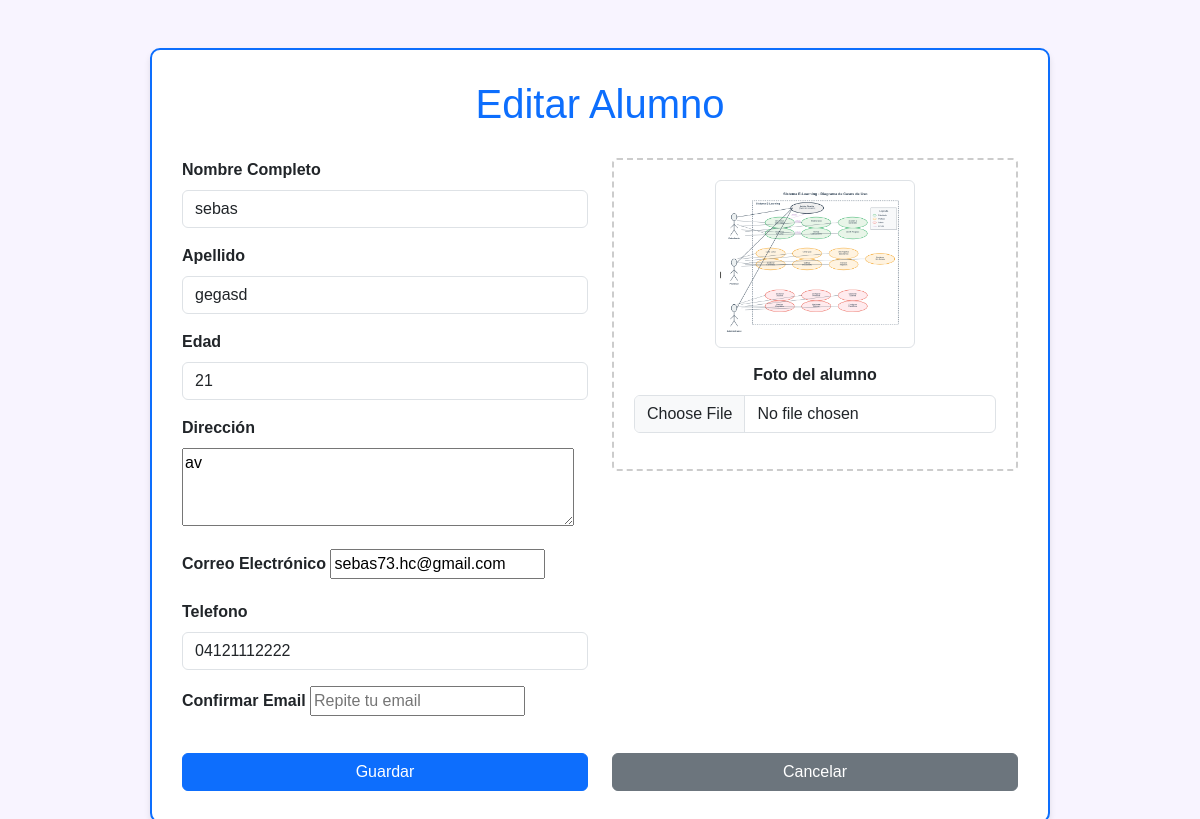
Screenshot of /editar/1/ (signed in) with the database file from the repository.
### formulario/models.py (models this page shows, shortened)
class Alumno(models.Model):
    nombre = models.CharField(max_length=100)
    apellido = models.CharField(max_length=100)
    edad = models.PositiveIntegerField()
    direccion = models.TextField()
    email = models.EmailField(unique=True)
    telefono = models.CharField(max_length=15)
    fecha_inscripcion = models.DateField(auto_now_add=True)
    foto = models.ImageField(upload_to='estudiantes/', blank=True, null=True, verbose_name="Foto del alumno")
    matricula = models.CharField(max_length=20, unique=True, blank=True, null=True)
    class Meta:
        ordering = ['apellido', 'nombre']

### formulario/views.py (the view)
# urls.py: path('editar/<int:id>/', views.editar_alumno, name='editar_alumno'),
@login_required
def editar_alumno(request, id):
    alumno = get_object_or_404(Alumno, id=id)
    if request.method == 'POST':
        form = AlumnoForm(request.POST, request.FILES, instance=alumno)
        if form.is_valid():
            form.save()
            messages.success(request, 'Alumno actualizado correctamente')
            return redirect('formulario:lista_alumnos')
    else:
        form = AlumnoForm(instance=alumno)
    return render(request, 'alumnos/editar.html', {'form': form})

### formulario/templates/alumnos/editar.html (shortened to what this page needs)
<!DOCTYPE html>
<html>
<head>
    <link href="https://cdn.jsdelivr.net/npm/bootstrap@5.3.0/dist/css/bootstrap.min.css" rel="stylesheet">
</head>
<body>
    <div class="container mt-5">
        <h1>Editar Alumno</h1>
        <form method="post" enctype="multipart/form-data">
            <div class="row">
                <div class="col-md-6">
                    {% for field in form %}
                        {% if field.name != 'foto' and field.name != 'matricula' %}
                            <div class="mb-3">
                                <label for="{{ field.id_for_label }}" class="form-label">{{ field.label }}</label>
                                {{ field }}
                            </div>
                        {% endif %}
                    {% endfor %}
                </div>
                <div class="col-md-6">
                    {% if form.foto %}
                    <div class="photo-upload">
                        {% if form.instance.foto %}
                            <img src="{{ form.instance.foto.url }}" class="photo-preview img-thumbnail" id="photoPreview">
                        {% else %}
                            <img src="" class="photo-preview img-thumbnail d-none" id="photoPreview">
                        {% endif %}
                        <div class="mb-3">
                            <label for="{{ form.foto.id_for_label }}" class="form-label">{{ form.foto.label }}</label>
                            <input type="file" class="form-control" name="{{ form.foto.name }}" id="{{ form.foto.id_for_label }}"
                                   accept="image/*" onchange="previewImage(this)">
                        </div>
                    </div>
                    {% endif %}
                </div>
            </div>
            <div class="row mt-3">
                <div class="col-md-6">
                    <button type="submit" class="btn btn-primary w-100">Guardar</button>
                </div>
                <div class="col-md-6">
                    <a href="{% url 'formulario:lista_alumnos' %}" class="btn btn-secondary w-100">Cancelar</a>
                </div>
            </div>
        </form>
    </div>
</body>
</html>

### formulario/templates/alumnos/editar.html (style rules this page uses)
body { background-color: #f8f4ff; font-family: 'Arial', sans-serif; }
.container { max-width: 900px; margin-top: 30px; background-color: #fff; padding: 30px; border-radius: 10px; border: 2px solid #0d6efd; box-shadow: 0px 4px 6px rgba(0, 0, 0, 0.1); }
h1 { color: #0d6efd; text-align: center; margin-bottom: 30px; }
label { font-weight: bold; }
.photo-upload { text-align: center; padding: 20px; border: 2px dashed #ccc; border-radius: 5px; margin-bottom: 20px; }
.photo-preview { max-width: 200px; max-height: 200px; margin-bottom: 15px; display: block; margin-left: auto; margin-right: auto; }
.btn-primary { background-color: #0d6efd; border-color: #0d6efd; }
.btn-secondary { background-color: #6c757d; border-color: #6c757d; }

### rows the page displays
Alumno: form "sebas" "gegasd" "21" "av" "sebas73.hc@gmail.com" "04121112222", instance.foto (picture)

### other values shown
{{ field.label }} "Nombre Completo" "Apellido" "Edad" "Dirección" "Correo Electrónico" "Telefono" "Confirmar Email"
